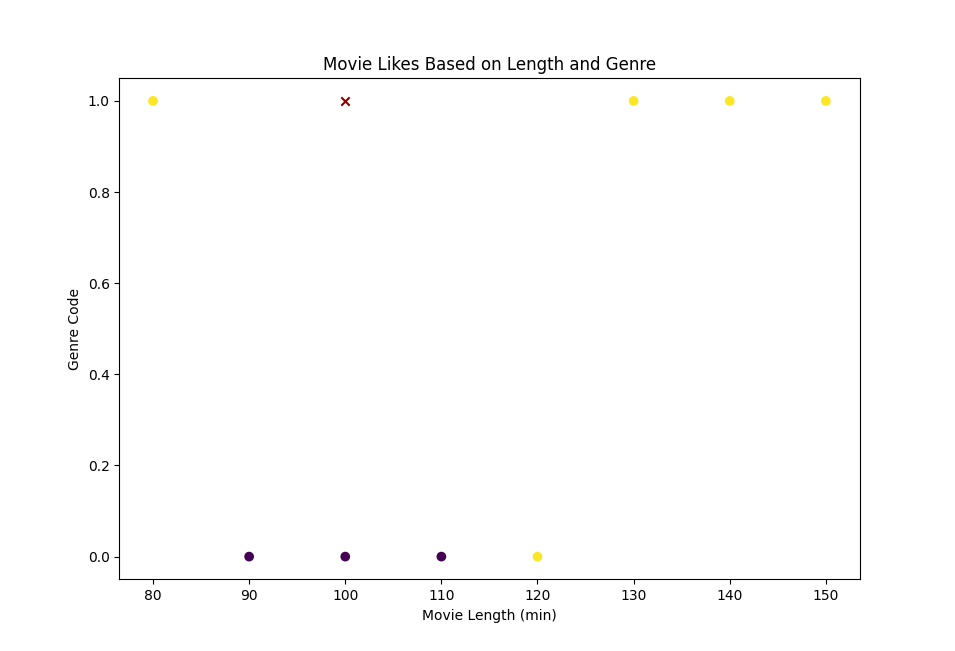

Reproduce this figure in Python.
import numpy as np
import matplotlib.pyplot as plt
from sklearn.naive_bayes import GaussianNB

# Sample Data
# [movie_length, genre_code] (assuming genre is coded as: 0 for Action, 1 for Romance, etc.)
movies_features = np.array([[120, 0], [150, 1], [90, 0], [140, 1], [100, 0], [80, 1], [110, 0], [130, 1]])
movies_likes = np.array([1, 1, 0, 1, 0, 1, 0, 1])  # 1: Like, 0: Dislike

# Creating a Naive Bayes Model
model = GaussianNB()

# Training the Model
model.fit(movies_features, movies_likes)

# Prediction
new_movie = np.array([[100, 1]])  # [movie_length, genre_code]
predicted_like = model.predict(new_movie)

# Plotting
plt.scatter(movies_features[:, 0], movies_features[:, 1], c=movies_likes, cmap='viridis', marker='o')
plt.scatter(new_movie[:, 0], new_movie[:, 1], color='darkred', marker='x')
plt.title('Movie Likes Based on Length and Genre')
plt.xlabel('Movie Length (min)')
plt.ylabel('Genre Code')
plt.show()

# Displaying Prediction
print(f"Tom will {'like' if predicted_like[0] == 1 else 'not like'} a {new_movie[0, 0]}-min long movie of genre code {new_movie[0, 1]}.")
